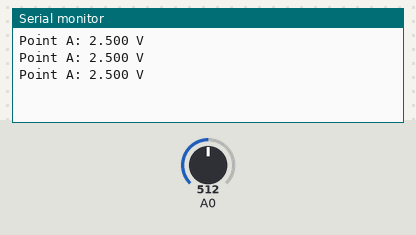
This sketch was run on a simulated Arduino Uno, built with avr-gcc and run on an emulated ATmega328P. On the bench: the last lines printed to the serial monitor. The test bench sets the inputs (shaded band); at power-on: A0 = 512.

Above: at 1.2 s.
1.3 s: A0 set to 716
At 1.9 s:
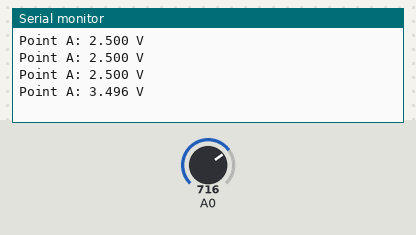
2.8 s: A0 set to 900
At 3.4 s:
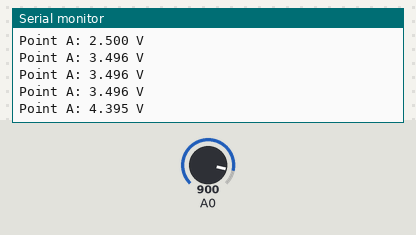
Timing chart, 0 to 5.8 s (numbered marks = the images above; inputs shaded):
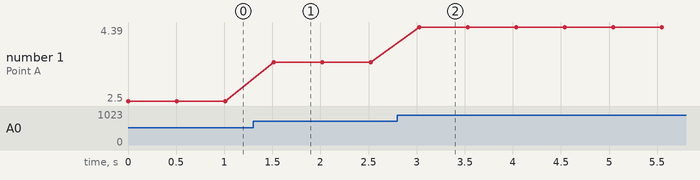

The sketch:

ch07-uno.ino
```cpp
const float VS = 5.0;    // measure TP1 and put the real value here

void setup() {
  Serial.begin(9600);
}

void loop() {
  long sum = 0;
  for (int n = 0; n < 32; n++) sum += analogRead(A0);
  float va = (sum / 32.0) * VS / 1024.0;
  Serial.print("Point A: ");
  Serial.print(va, 3);
  Serial.println(" V");
  delay(500);
}
```

Measured:
- after the input at 1.3 s, the serial monitor: prints a new line after 0.22 s (image 1)
- after the input at 2.8 s, the serial monitor: prints a new line after 0.23 s (image 2)
- plotted number 1: 2.5 → 3.5 after the input at 1.3 s, 3.5 → 4.39 after the input at 2.8 s
